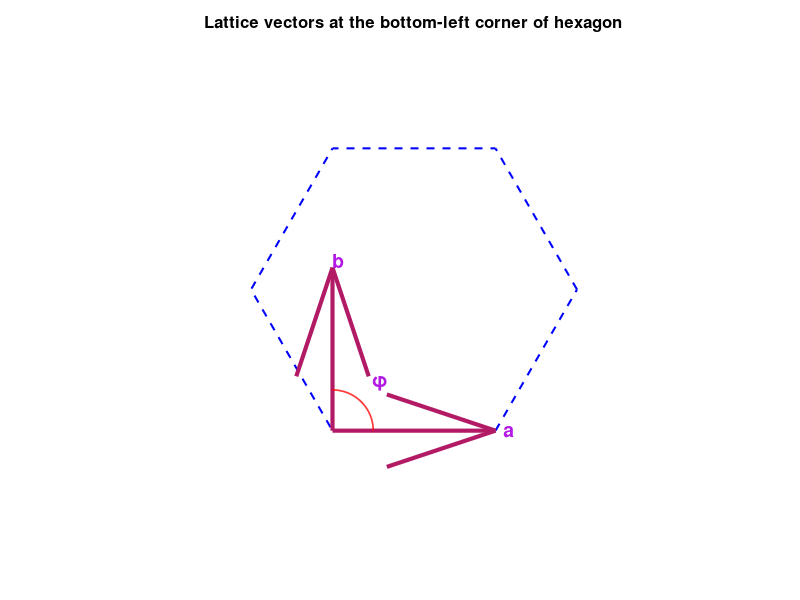

This chart was generated by the following MATLAB code:
clear; clf;

% === Parameters ===
a = 1;            % length of vector a
b = 1;            % length of vector b
phi = 90;        % angle between a and b (degrees)
phi_rad = phi * (pi / 180);   % convert degrees ? radians

% === Create hexagon coordinates ===
theta = (0:60:360) * pi/180;
R = 1.0;  % hexagon radius
hex_x = R * cos(theta);
hex_y = R * sin(theta);

% === Plot hexagon ===
plot(hex_x, hex_y, 'b--', 'LineWidth', 1.5); hold on;
axis equal; axis off;

% === Find bottom-left corner position ===
corner_x = R * cos(4*pi/3);
corner_y = R * sin(4*pi/3);

% === Define lattice vectors starting from bottom-left corner ===
origin = [corner_x, corner_y];
va = [a, 0];  % along x
vb = [b*cos(phi_rad), b*sin(phi_rad)];

% === Plot the two vectors ===
quiver(origin(1), origin(2), va(1), va(2), 0, ...
    'Color',[0.7 0.1 0.4],'LineWidth',3,'MaxHeadSize',0.4);
quiver(origin(1), origin(2), vb(1), vb(2), 0, ...
    'Color',[0.7 0.1 0.4],'LineWidth',3,'MaxHeadSize',0.4);

% === Add vector labels ===
text(origin(1)+va(1)*1.05, origin(2)+va(2)*1.05, 'a', ...
     'Color',[0.7 0.1 0.9], 'FontSize',14,'FontWeight','bold');
text(origin(1)+vb(1)*0.89, origin(2)+vb(2)*1.05, 'b', ...
     'Color',[0.7 0.1 0.9], 'FontSize',14,'FontWeight','bold');

% === Draw the ? angle arc ===
r = 0.25 * a; % radius for the angle arc
ang = linspace(0, phi_rad, 100);
arc_x = origin(1) + r*cos(ang);
arc_y = origin(2) + r*sin(ang);
plot(arc_x, arc_y, 'r', 'LineWidth', 1.2);

% === Add ? label ===
text(origin(1)+0.35*a*cos(phi_rad/2), ...
     origin(2)+0.35*a*sin(phi_rad/2)+0.05, ...
     '\phi', 'Color',[0.7 0.1 0.9], 'FontSize',14,'FontWeight','bold');

title('Lattice vectors at the bottom-left corner of hexagon','FontSize',12);
xlim([-1.5 1.5]);
ylim([-1.5 1.5]);
